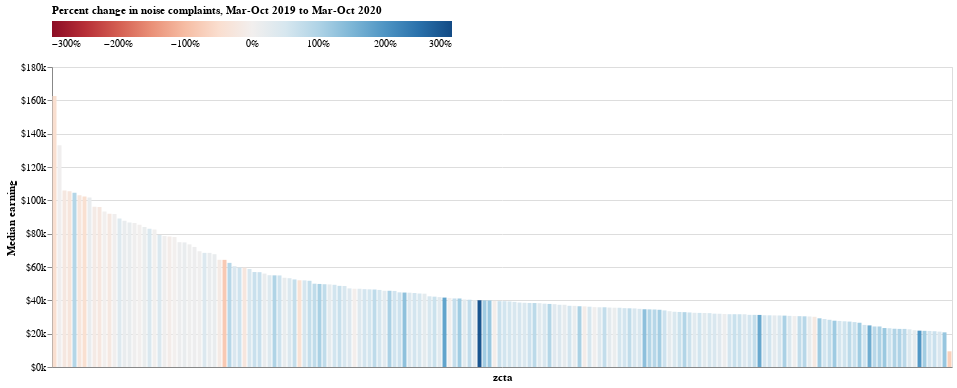

The cell this chart's notebook holds for it:
### Code cell
abs_max = math.ceil(max(abs(df_311_diff['percent_diff'].max()),
                        abs(df_311_diff['percent_diff'].min())))

diverging_color = alt.Color(
    'percent_diff',
    scale=alt.Scale(
        scheme='redblue',
        domain=[-abs_max, abs_max],
        domainMid=0
    ),
    legend=alt.Legend(
        title='Percent change in noise complaints, Mar-Oct 2019 to Mar-Oct 2020',
        format='%',
        tickCount=5,
        orient='top',
        gradientLength=400,
        titleLimit=400
    )
)

alt.Chart(df_311_diff).mark_bar(size=4, opacity=1).encode(
    x=alt.X('zcta:N', axis=alt.Axis(labels=False, tickSize=0), sort='-y'),
    y=alt.Y('median_earning', axis=alt.Axis(format='$~s', title='Median earning')),
    color=diverging_color
).properties(width=alt.Step(5))

### Figure 1 — Vega-Lite specification as saved in the notebook (floating-point values rounded to 4 significant figures; data arrays with more than 128 entries replaced by an {"elided": "..."} marker saying what was removed)
{"config": {"view": {"continuousWidth": 400, "continuousHeight": 300}}, "data": {"name": "data-7951dbcbc5a1ffe2f37776248a9f8188"}, "mark": {"type": "bar", "opacity": 1, "size": 4}, "encoding": {"color": {"type": "quantitative", "field": "percent_diff", "legend": {"format": "%", "gradientLength": 400, "orient": "top", "tickCount": 5, "title": "Percent change in noise complaints, Mar-Oct 2019 to Mar-Oct 2020", "titleLimit": 400}, "scale": {"domain": [-3, 3], "domainMid": 0, "scheme": "redblue"}}, "x": {"type": "nominal", "axis": {"labels": false, "tickSize": 0}, "field": "zcta", "sort": "-y"}, "y": {"type": "quantitative", "axis": {"format": "$~s", "title": "Median earning"}, "field": "median_earning"}}, "width": {"step": 5}, "$schema": "https://vega.github.io/schema/vega-lite/v4.8.1.json", "datasets": {"data-7951dbcbc5a1ffe2f37776248a9f8188": {"elided": "180 records"}}}
